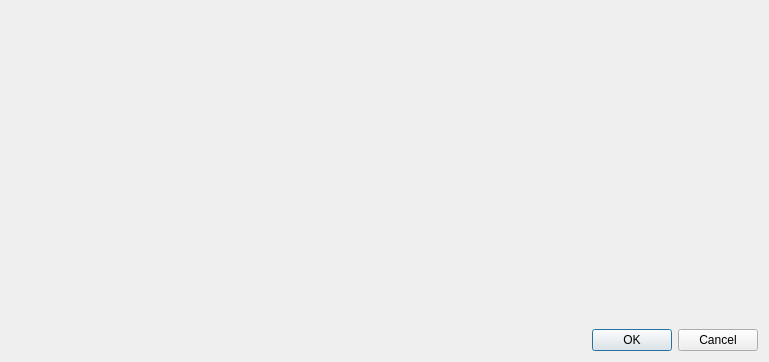
<?xml version="1.0" encoding="UTF-8"?>
<ui version="4.0">
 <class>VarTableDialog</class>
 <widget class="QDialog" name="VarTableDialog">
  <property name="geometry">
   <rect>
    <x>0</x>
    <y>0</y>
    <width>769</width>
    <height>362</height>
   </rect>
  </property>
  <property name="windowTitle">
   <string>Dialog</string>
  </property>
  <layout class="QVBoxLayout" name="verticalLayout">
   <item>
    <widget class="VariableTableView" name="widget" native="true"/>
   </item>
   <item>
    <widget class="QDialogButtonBox" name="buttonBox">
     <property name="orientation">
      <enum>Qt::Horizontal</enum>
     </property>
     <property name="standardButtons">
      <set>QDialogButtonBox::Cancel|QDialogButtonBox::Ok</set>
     </property>
    </widget>
   </item>
  </layout>
 </widget>
 <customwidgets>
  <customwidget>
   <class>VariableTableView</class>
   <extends>QWidget</extends>
   <header>variabletableview.h</header>
   <container>1</container>
  </customwidget>
 </customwidgets>
 <resources/>
 <connections>
  <connection>
   <sender>buttonBox</sender>
   <signal>accepted()</signal>
   <receiver>VarTableDialog</receiver>
   <slot>accept()</slot>
   <hints>
    <hint type="sourcelabel">
     <x>248</x>
     <y>254</y>
    </hint>
    <hint type="destinationlabel">
     <x>157</x>
     <y>274</y>
    </hint>
   </hints>
  </connection>
  <connection>
   <sender>buttonBox</sender>
   <signal>rejected()</signal>
   <receiver>VarTableDialog</receiver>
   <slot>reject()</slot>
   <hints>
    <hint type="sourcelabel">
     <x>316</x>
     <y>260</y>
    </hint>
    <hint type="destinationlabel">
     <x>286</x>
     <y>274</y>
    </hint>
   </hints>
  </connection>
 </connections>
</ui>
